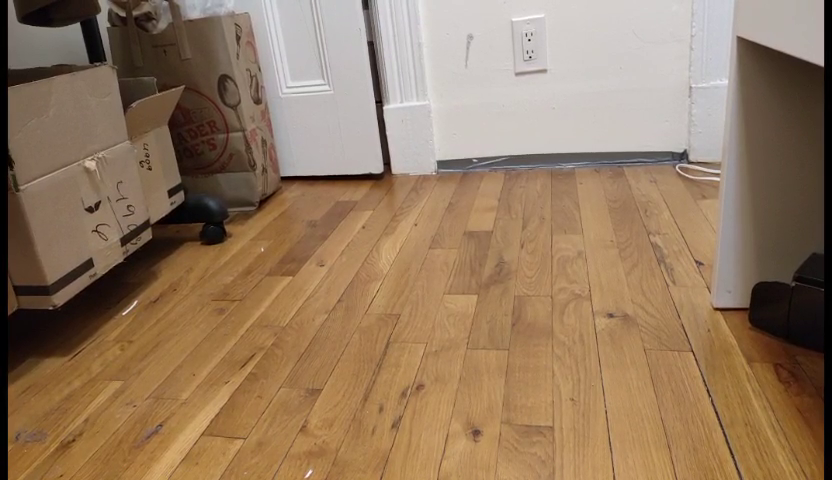
#> input picture frame 23 of backup_camera_simulation/video.mp4, 832 x 480 px, given in place of video1_final.mp4, which was not available
$ jupyter execute --allow-errors ADAS_assignment_backup_camera_sim.ipynb   (text cells are left out)
#> lines starting #> are read from the running program, lines starting #| are printed output that depends on the picture; pictures that were not available may be replaced by others from this repository, and a replacement may not be noted
[cell 1]
import numpy as np

#> (a cell that did not finish here is left out)

[cell 3]
import sympy
from sympy import *

[cell 4]
t = symbols('t')
theta = symbols('theta', cls=Function)
V, L, delta = symbols('V L delta', real = True)

[cell 5]
eqn = Eq(theta(t).diff(t), (V*sympy.tan(delta))/L )
eqn

[cell 6]
an_sol = dsolve(eqn)
an_sol

[cell 7]
x,y = symbols('x y', cls=Function)
t = symbols('t')
theta = symbols('theta', cls=Function)
V, L, delta = symbols('V L delta', real = True)

[cell 8]
theta = (V*t*sympy.tan(delta))/L
theta

[cell 9]
eqn_x = Eq(x(t).diff(t), V*sympy.cos(theta))
eqn_x

[cell 10]
x_sol = dsolve(eqn_x)
x_sol

[cell 11]
eqn_y = Eq(y(t).diff(t), V*sympy.sin(theta))
eqn_y

[cell 12]
y_sol = dsolve(eqn_y)
y_sol

[cell 13]
"""
L = 3 # wheelbase in meters
delta = 30 #steering angle in degree (Assuming a constant steering angle)
v = 10 #constant velocity in m/s
"""

[cell 14]
theta.subs({L:3.0, V:10.0})

[cell 15]
y_sol.subs({L:3.0, V:10.0})

[cell 16]
x_sol.subs({L:3.0, V:10.0})

[cell 17]
###### plotting the trajectory

[cell 18]
import matplotlib.pyplot as plt
import seaborn as sns
import numpy as np
import cv2
from google.colab.patches import cv2_imshow

[cell 19]
#steering angle from video
steering= np.array([331, 331, 331, 331, 331, 331, 331, 331, 331, 331, 331, 331, 331, 331, 331, 331, 331, 332, 332, 332, 332, 332, 332, 332, 332, 332, 333, 333, 333, 333, 333, 333, 334, 334, 334, 334, 335, 335, 335, 335, 336, 336, 336, 337, 337, 338, 338, 338, 339, 339, 339, 340, 340, 341, 341, 341, 342, 342, 343, 343, 343, 344, 344, 344, 345, 345, 346, 346, 346, 347, 347, 348, 348, 348, 349, 349, 350, 350, 351, 351, 351, 352, 352, 353, 353, 354, 354, 355, 355, 355, 356, 356, 357, 357, 357, 358, 358, 359, 359, 359, 360, 360, 361, 361, 361, 362, 362, 362, 362, 363, 363, 363, 363, 364, 364, 364, 364, 365, 365, 365, 365, 365, 365, 365, 365, 364, 364, 364, 364, 363, 363, 362, 362, 361, 361, 361, 360, 359, 359, 358, 358, 357, 357, 356, 356, 355, 355, 354, 354, 353, 353, 352, 351, 351, 350, 349, 349, 348, 347, 347, 346, 345, 345, 344, 343, 343, 342, 342, 341, 340, 340, 339, 338, 338, 337, 336, 336, 335, 335, 334, 333, 333, 332, 332, 331, 330, 330, 329, 328, 328, 327, 326, 326, 325, 324, 324, 323, 323, 322, 321, 321, 320, 320, 319, 319, 318 ,318, 317, 317, 316, 316, 315, 315, 315, 314, 314, 314, 313, 313, 313, 312, 312, 312, 311, 311, 311, 311, 311, 310, 310, 310, 310, 310, 310, 310, 310, 310, 310, 310, 310, 310, 311, 311, 311, 312, 312, 312, 312, 313, 313, 314, 314, 315, 316, 316, 317, 318, 318, 319, 320, 320, 321, 321, 322, 323, 323, 324, 324, 325, 325, 326, 326, 327, 328, 328, 328, 329, 329, 330, 330, 330, 331, 331, 332, 332, 332, 333, 333, 333, 333, 334, 334, 334, 334, 334, 334, 334, 335, 335, 335, 335, 335, 335, 335, 335, 335, 335, 335, 335])

[cell 20]
steering_angle_array = [ np.deg2rad(s - 330) for s in steering]

[cell 21]
dt= 0.1
sim_length= 4 #seconds
time_stamps = np.arange(0, sim_length, dt)

# [5 lines of commented-out code are left out]

L = 2.69 #m #BMW X1
v = 1.0 #m/s
track_width = 1.58 #m #BMW X1
max_steering_angle = np.deg2rad(35)
min_steering_angle = np.deg2rad(-35)

[cell 22]
#final equations
def get_rear_wheel_traj(steering_angle):

  delta_xy_dict = {}
  x_traj=[]
  y_traj=[]
  theta_traj=[]
  R_list=[]
  translation_list =[]

  for i in range(len(time_stamps)):

    t = time_stamps[i]
    # steering_angle = steering_angle_array[i]

    if steering_angle != 0:

      theta = (v*t*np.tan(steering_angle))/L
      theta_traj.append(np.rad2deg(theta))

      x = (L * np.sin(theta))/np.tan(steering_angle)
      y = (L * np.cos(theta))/np.tan(steering_angle)

      R= L/np.tan(steering_angle) #radius

    elif steering_angle == 0:

      max_theta = (v*t*np.tan(max_steering_angle))/L
      # min_theta = (v*t*np.tan(min_steering_angle))/L

      # theta_traj.append(np.rad2deg(90))

      x = (L * np.sin(max_theta))/np.tan(max_steering_angle)
      y = (L * np.cos(max_theta))/np.tan(max_steering_angle)

      R= L/np.tan(max_steering_angle) #radius

    x_traj.append(x)
    y_traj.append(y)

    R_list.append(R)

    t_O_to_axle = np.array([0, - R])
    translation_list.append(t_O_to_axle)

  #translating from axle center to rear wheels
  axle_x_traj=[]
  axle_y_traj=[]

  for x_pt,y_pt in zip(x_traj,y_traj):
    xy_pt = np.array([x_pt,y_pt])

    axle_xy_pt = xy_pt + t_O_to_axle

    axle_x_traj.append(axle_xy_pt[0])
    axle_y_traj.append(axle_xy_pt[1])

  if steering_angle == 0:

    left_wheel_x_traj = [ (x_pt) for x_pt in axle_x_traj]
    left_wheel_y_traj = [ -(y_pt + (track_width/2)) for y_pt in axle_y_traj]

  else:
    left_wheel_x_traj =  axle_x_traj
    left_wheel_y_traj = [ y_pt - (track_width/2) for y_pt in axle_y_traj]


  right_wheel_x_traj = [ x_pt for x_pt in axle_x_traj]
  right_wheel_y_traj = [ y_pt + (track_width/2) for y_pt in axle_y_traj]

  delta_xy_dict["axle_x_traj"] = axle_x_traj
  delta_xy_dict["axle_y_traj"] = axle_y_traj
  delta_xy_dict["left_wheel_x_traj"] = left_wheel_x_traj
  delta_xy_dict["left_wheel_y_traj"] = left_wheel_y_traj
  delta_xy_dict["right_wheel_x_traj"] = right_wheel_x_traj
  delta_xy_dict["right_wheel_y_traj"] = right_wheel_y_traj

  return delta_xy_dict

[cell 23]
delta_xy_full_dict={}

for steering_angle in steering_angle_array:

  delta_xy_dict = get_rear_wheel_traj(steering_angle = steering_angle)
  delta_xy_full_dict[steering_angle] = delta_xy_dict

[cell 24]
plot_rear_wheel_dict = delta_xy_full_dict[steering_angle_array[25]]

[cell 25]
# [13 lines of commented-out code are left out]

[cell 26]
#plotting over an image

[cell 27]
# img = cv2.imread("/content/straight_0.png")
# img = cv2.cvtColor(img, cv2.COLOR_BGR2RGB)

[cell 28]
# [18 lines of commented-out code are left out]

[cell 29]
#plotting over video

[cell 30]
# [22 lines of commented-out code are left out]

[cell 31]
cap = cv2.VideoCapture("video1_final.mp4")
width  = int(cap.get(cv2.CAP_PROP_FRAME_WIDTH))
height = int(cap.get(cv2.CAP_PROP_FRAME_HEIGHT))

fourcc = cv2.VideoWriter_fourcc(*'MP4V') #codec
out = cv2.VideoWriter('output_overlay_test.mp4', fourcc, 20.0, (640, 480))

frame_counter=0
while cap.isOpened():
    ret, frame = cap.read()
#> frame is the input picture: shape (480, 832, 3); mean B, G, R 96, 121.8, 147.9

    if not ret:
        print("Return false")
        break

    frame = cv2.cvtColor(frame, cv2.COLOR_BGR2RGB)

    plot_rear_wheel_dict = delta_xy_full_dict[steering_angle_array[frame_counter]]

    fig, ax = plt.subplots()
    ax.imshow(frame, extent=[-4, 4, 0, 5])
    ax.plot(plot_rear_wheel_dict["left_wheel_y_traj"], plot_rear_wheel_dict["left_wheel_x_traj"], color='firebrick')
    ax.plot(plot_rear_wheel_dict["right_wheel_y_traj"], plot_rear_wheel_dict["right_wheel_x_traj"])

    frame_counter+=1

    # convert figure to canvas
    canvas = plt.get_current_fig_manager().canvas
    canvas.draw()

    # convert canvas to image
    overlay_img = np.fromstring(canvas.tostring_rgb(), dtype='uint8')
    overlay_img = overlay_img.reshape(canvas.get_width_height()[::-1] + (3,))
    overlay_img = cv2.cvtColor(overlay_img, cv2.COLOR_RGB2BGR)
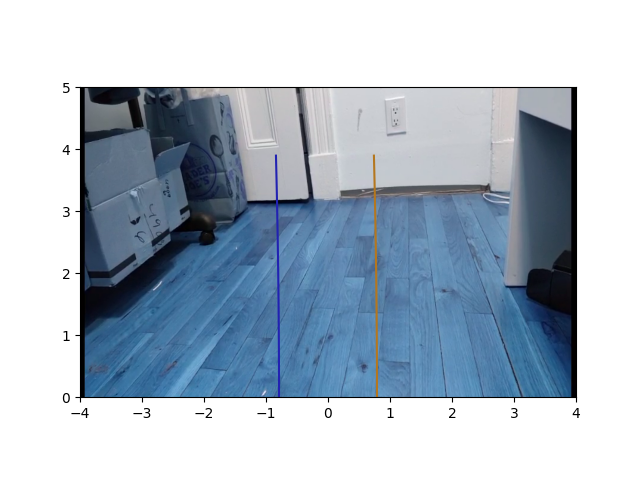
#> overlay_img: shape (480, 640, 3); mean R, G, B 173.7, 186.5, 199.5

    out.write(overlay_img)

    plt.close()
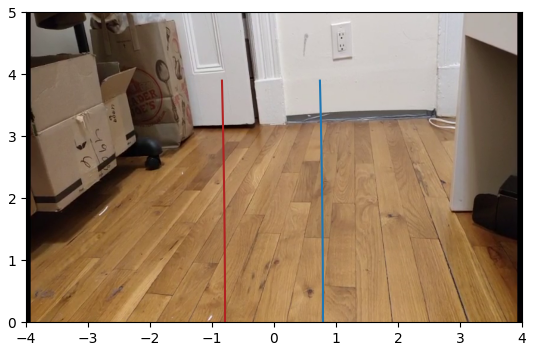
#> figure drawn by matplotlib, 1 panel

    if cv2.waitKey(1) == ord('q'):
#> (key q is pressed here)
      break

print(frame_counter)
cap.release()
out.release()
cv2.destroyAllWindows()

[cell 32]
overlay_img.shape
#> Out = (480, 640, 3)

$ run again, starting later in the video
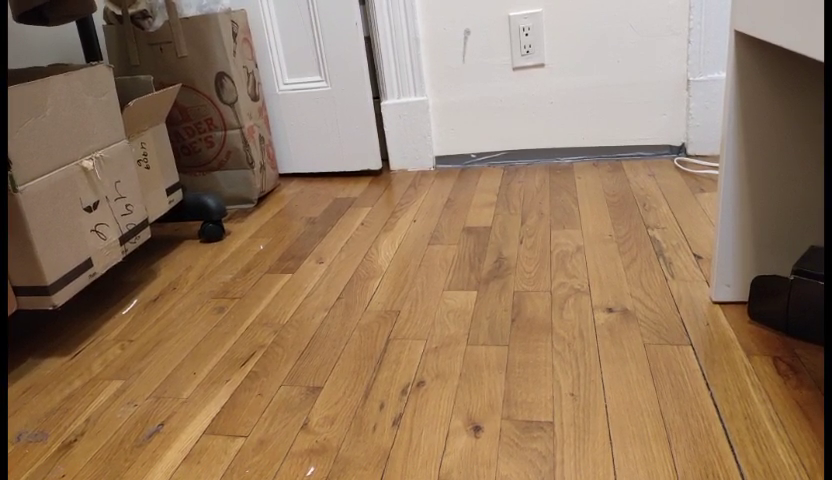
#> input picture frame 107 of backup_camera_simulation/video.mp4, 832 x 480 px, given in place of video1_final.mp4, which was not available
#> frame is the input picture: shape (480, 832, 3); mean B, G, R 95, 120.8, 147.6
#> `overlay_img = cv2.cvtColor(overlay_img, cv2.COLOR_RGB2BGR)`:
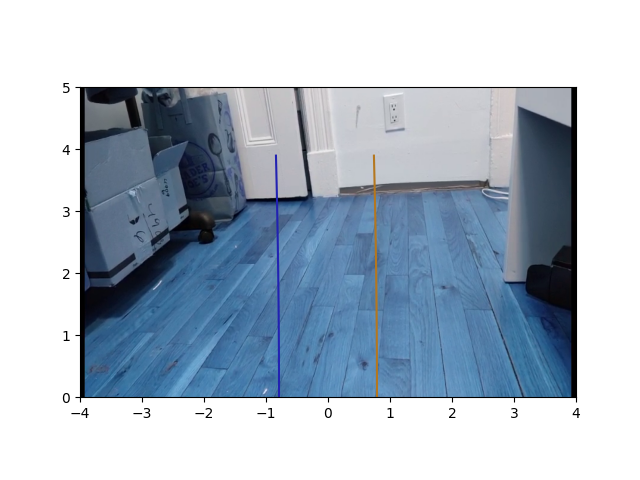
#> overlay_img: shape (480, 640, 3); mean R, G, B 173.3, 185.9, 199.4
#> `plt.close()`:
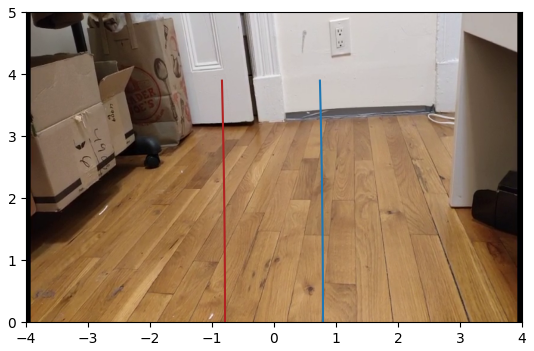
#> figure drawn by matplotlib, 1 panel

$ run again, starting later in the video
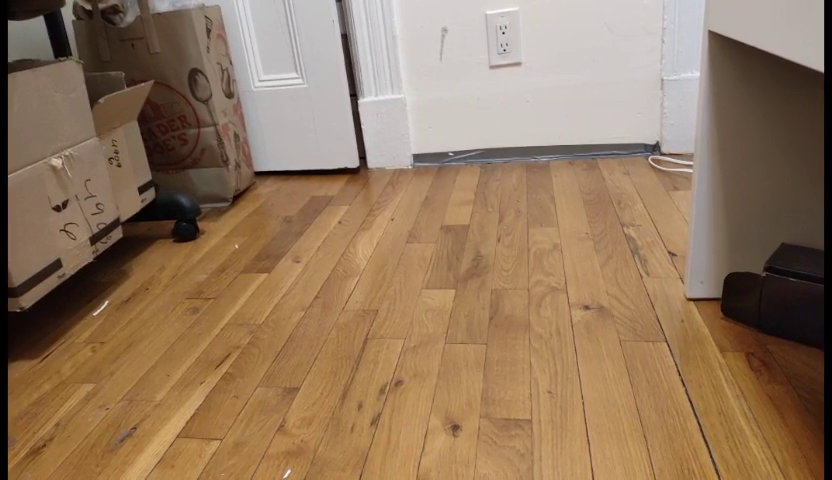
#> input picture frame 191 of backup_camera_simulation/video.mp4, 832 x 480 px, given in place of video1_final.mp4, which was not available
#> frame is the input picture: shape (480, 832, 3); mean B, G, R 94.2, 120.2, 146.6
#> `overlay_img = cv2.cvtColor(overlay_img, cv2.COLOR_RGB2BGR)`:
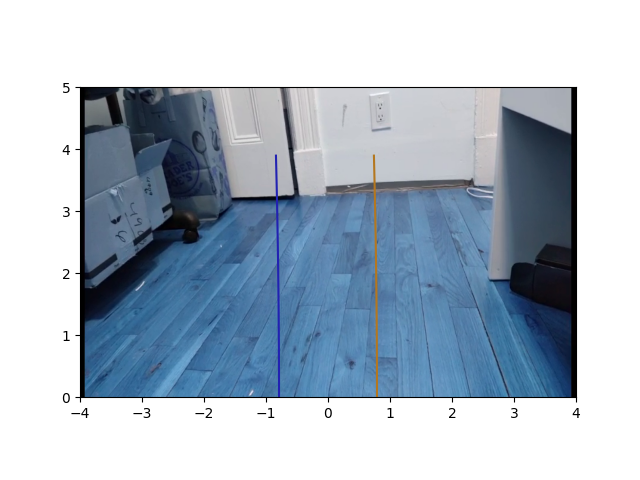
#> overlay_img: shape (480, 640, 3); mean R, G, B 172.8, 185.7, 198.9
#> `plt.close()`:
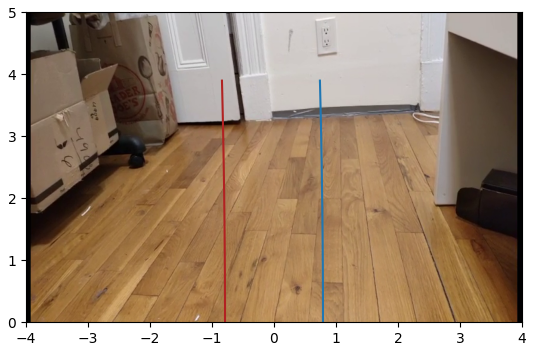
#> figure drawn by matplotlib, 1 panel
